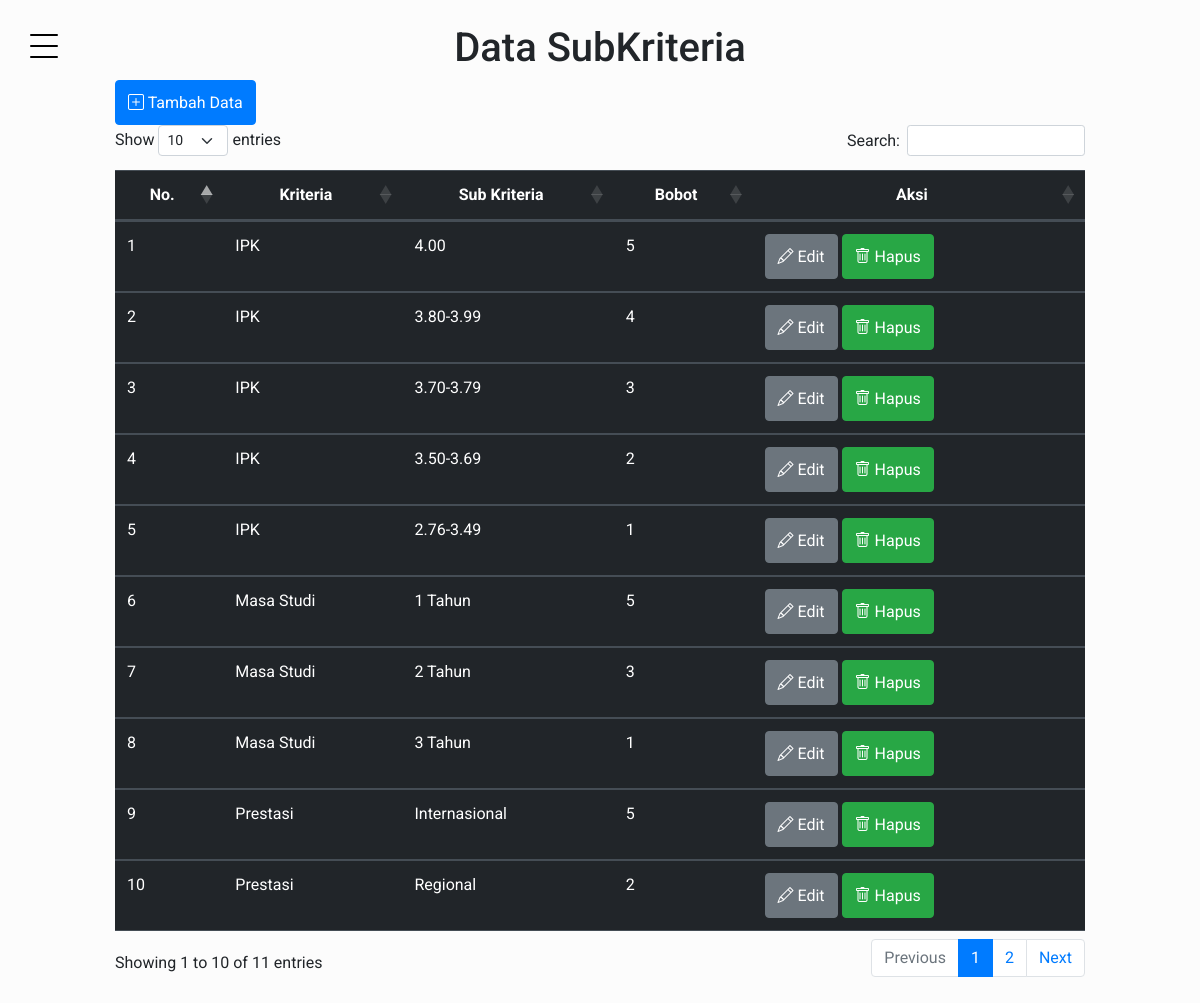
/subkriteria.php (signed in), run on the app's committed database.
### tables this page shows
CREATE TABLE `subkriteria` (
  `id` int(12) NOT NULL,
  `kriteria_id` int(12) NOT NULL,
  `nama_sub` varchar(255) NOT NULL,
  `bobot` int(12) NOT NULL
);

CREATE TABLE `kriteria` (
  `id` int(12) NOT NULL,
  `kode` varchar(12) NOT NULL,
  `kriteria` varchar(55) NOT NULL
);

### subkriteria.php (the view, shortened to what this page needs)
<!DOCTYPE html>
<html lang="en">
<head>
    <link rel="stylesheet" href="css/bootstrap.min.css">
    <link rel="stylesheet" href="https://cdn.datatables.net/1.13.4/css/dataTables.bootstrap5.min.css">
    <link href="https://cdn.jsdelivr.net/npm/bootstrap@5.3.0/dist/css/bootstrap.min.css" rel="stylesheet">
    <link rel="stylesheet" href="https://cdn.jsdelivr.net/npm/bootstrap-icons@1.10.5/font/bootstrap-icons.css">
    <link rel="stylesheet" href="https://cdnjs.cloudflare.com/ajax/libs/twitter-bootstrap/5.2.0/css/bootstrap.min.css">
</head>
<body style="background-image: url('https://cdn.pixabay.com/photo/2018/02/23/04/38/computer-3174729_1280.jpg');" class="container">
    <main>
        <?php include('sidebar.php'); ?>
        <div id="main-content" class="container allcontent-section py-4">
        <div class="row mx-auto" style="width: 1000px;">
            <div class="col">
                <center>
                    <h1>Data SubKriteria</h1>
                </center>
                <button type="button" style="height: 45px" class="btn btn-primary bi bi-plus-square" data-bs-toggle="modal" data-bs-target="#TambahDatasubkriteria">
                    Tambah Data
                </button>
                <table class="table table-dark" id="example">
                    <thead>
                        <tr>
                            <th class="text-center">No.</th>
                            <th class="text-center">Kriteria</th>
                            <th class="text-center">Sub Kriteria</th>
                            <th class="text-center">Bobot</th>
                            <th class="text-center">Aksi</th>
                        </tr>
                    </thead>
                    <tbody>
                        <?php
                        include_once "config/dbconnect.php";
                        $no = 0;
                        $sql = "SELECT * FROM subkriteria join kriteria on kriteria.id = subkriteria.kriteria_id";
                        $result = $conn->query($sql);
                        if ($result == false) {
                            trigger_error("Perintah sql manual anda salah");
                        } else {
                            while ($data = $result->fetch_array()) {
                                $no++;
                        ?>
                                <tr>
                                    <td><?php echo $no; ?></td>
                                    <td><?php echo $data['kriteria'] ?></td>
                                    <td><?php echo $data['nama_sub'] ?></td>
                                    <td><?php echo $data['bobot'] ?></td>
                                    <td>
                                        <button type="button" style="height: 45px" class="btn btn-secondary bi bi-pencil" data-bs-toggle="modal" data-bs-target="#EditDatasubkriteria<?php echo $data['id'] ?>">
                                            Edit
                                        </button>
        </div>
        <button type="button" style="height: 45px" class="btn btn-success bi bi-trash" data-bs-toggle="modal" data-bs-target="#hapusDatasubkriteria<?php echo $data['id'] ?>">
            Hapus
        </button>
    <?php } ?>
    </td>
    </tr>
<?php
}
?>
    </main>
</body>
</html>

### asset/css/style.css (style rules this page uses)
body { font-family: "Roboto", -apple-system, BlinkMacSystemFont, "Segoe UI", Roboto, "Helvetica Neue", Arial, "Noto Sans", sans-serif, "Apple Color Emoji", "Segoe UI Emoji", "Segoe UI Symbol", "Noto Color Emoji"; background-color: #fcfcfc; }
h1, h2, h3, h4, h5, h6, .h1, .h2, .h3, .h4, .h5, .h6 { font-family: "Roboto", -apple-system, BlinkMacSystemFont, "Segoe UI", Roboto, "Helvetica Neue", Arial, "Noto Sans", sans-serif, "Apple Color Emoji", "Segoe UI Emoji", "Segoe UI Symbol", "Noto Color Emoji"; }
body { position: relative; }
body:before { position: absolute; content: ""; z-index: 1; top: 0; left: 0; right: 0; bottom: 0; background-color: rgba(0, 0, 0, 0.5); opacity: 0; visibility: hidden; -webkit-transition: .3s all ease-in-out; -o-transition: .3s all ease-in-out; transition: .3s all ease-in-out; }
aside, main { height: 100vh; min-height: 580px; }
main { width: calc(100%); }

### data on the page
subkriteria: kriteria.kriteria "IPK", nama_sub "4.00", bobot "5"
subkriteria: kriteria.kriteria "IPK", nama_sub "3.80-3.99", bobot "4"
subkriteria: kriteria.kriteria "IPK", nama_sub "3.70-3.79", bobot "3"
subkriteria: kriteria.kriteria "IPK", nama_sub "3.50-3.69", bobot "2"
subkriteria: kriteria.kriteria "IPK", nama_sub "2.76-3.49", bobot "1"
subkriteria: kriteria.kriteria "Masa Studi", nama_sub "1 Tahun", bobot "5"
subkriteria: kriteria.kriteria "Masa Studi", nama_sub "2 Tahun", bobot "3"
subkriteria: kriteria.kriteria "Masa Studi", nama_sub "3 Tahun", bobot "1"
subkriteria: kriteria.kriteria "Prestasi", nama_sub "Internasional", bobot "5"
subkriteria: kriteria.kriteria "Prestasi", nama_sub "Regional", bobot "2"
